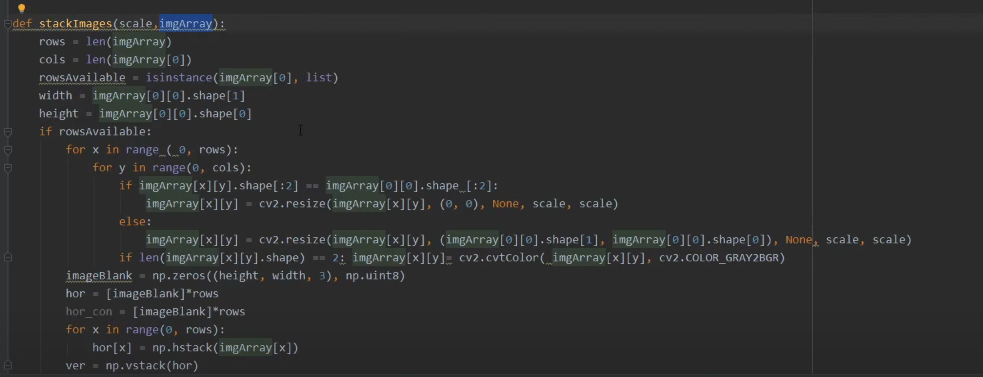
#> input picture image_test/pytest.png, 983 x 377 px, found by its file name
$ python string_processing.py
#> lines starting #> are read from the running program, lines starting #| are printed output that depends on the picture
# imports
from PIL import Image, ImageEnhance
import pytesseract

# assigning an image from the source path
img = Image.open('''image_test\\pytest.png''')
#> img is the input picture: PIL image 983x377 RGBA; mean R, G, B, A 46.7, 47.3, 47.4, 255

# adding some sharpness and contrast to the image
enhancer1 = ImageEnhance.Sharpness(img)
enhancer2 = ImageEnhance.Contrast(img)
img_edit = enhancer1.enhance(20.0)
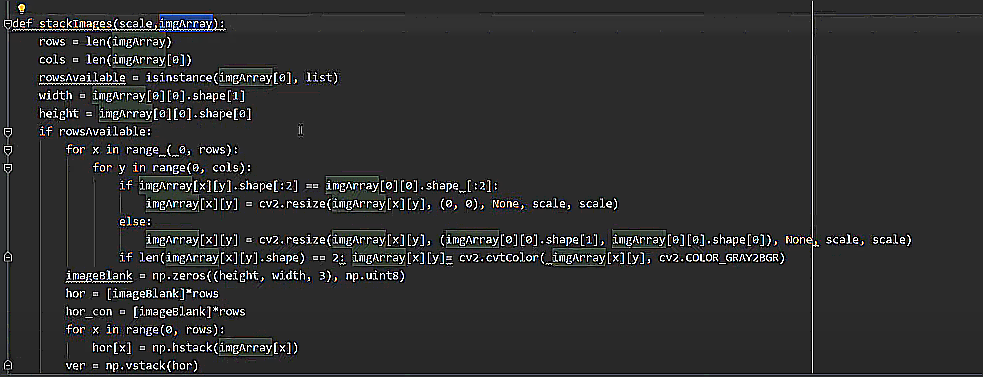
#> img_edit: PIL image 983x377 RGBA; mean R, G, B, A 47.6, 47.9, 48.2, 255
img_edit = enhancer2.enhance(1.5)
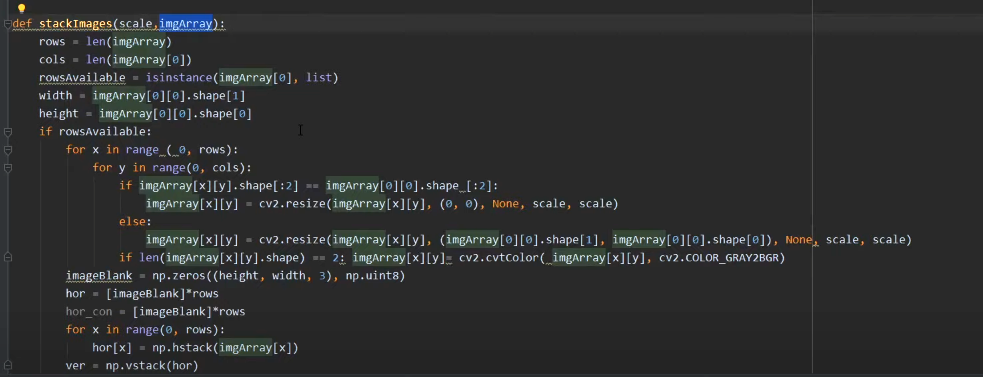
#> img_edit: PIL image 983x377 RGBA; mean R, G, B, A 46.4, 47.4, 47.5, 255

# save the new image
img_edit.save("imeage_test\\edited_image.png")

# converts the image to result and saves it into result variable
#> (the run stopped early here; a loop or call above may not have finished)
